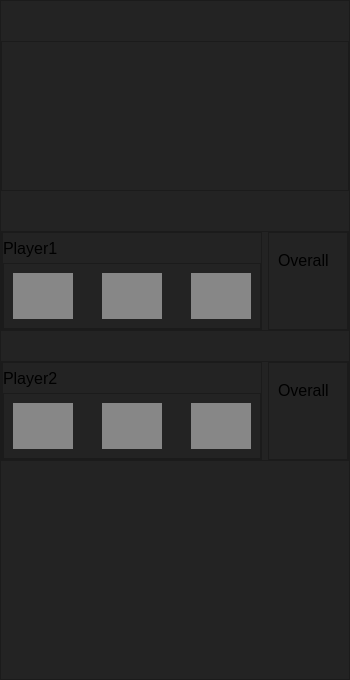
     <widget class="QFrame" name="Scores_Bg">
      <property name="sizePolicy">
       <sizepolicy hsizetype="Preferred" vsizetype="Preferred">
        <horstretch>0</horstretch>
        <verstretch>0</verstretch>
       </sizepolicy>
      </property>
      <property name="maximumSize">
       <size>
        <width>350</width>
        <height>16777215</height>
       </size>
      </property>
      <property name="styleSheet">
       <string notr="true">background-color: rgb(35, 35, 35);</string>
      </property>
      <property name="frameShape">
       <enum>QFrame::StyledPanel</enum>
      </property>
      <property name="frameShadow">
       <enum>QFrame::Raised</enum>
      </property>
      <layout class="QVBoxLayout" name="verticalLayout">
       <property name="spacing">
        <number>0</number>
       </property>
       <property name="leftMargin">
        <number>0</number>
       </property>
       <property name="topMargin">
        <number>0</number>
       </property>
       <property name="rightMargin">
        <number>0</number>
       </property>
       <property name="bottomMargin">
        <number>0</number>
       </property>
       <item>
        <spacer name="verticalSpacer_2">
         <property name="orientation">
          <enum>Qt::Vertical</enum>
         </property>
         <property name="sizeType">
          <enum>QSizePolicy::Fixed</enum>
         </property>
         <property name="sizeHint" stdset="0">
          <size>
           <width>20</width>
           <height>40</height>
          </size>
         </property>
        </spacer>
       </item>
       <item>
        <widget class="QFrame" name="frame_3">
         <property name="minimumSize">
          <size>
           <width>0</width>
           <height>150</height>
          </size>
         </property>
         <property name="frameShape">
          <enum>QFrame::StyledPanel</enum>
         </property>
         <property name="frameShadow">
          <enum>QFrame::Raised</enum>
         </property>
         <layout class="QHBoxLayout" name="horizontalLayout_6">
          <item>
           <widget class="QLabel" name="label">
            <property name="maximumSize">
             <size>
              <width>200</width>
              <height>200</height>
             </size>
            </property>
            <property name="styleSheet">
             <string notr="true">color: rgb(255, 255, 255);

selection-background-color: rgb(255, 255, 255);</string>
            </property>
            <property name="text">
             <string/>
            </property>
            <property name="pixmap">
             <pixmap>icons/darts-logo_white.png</pixmap>
            </property>
            <property name="scaledContents">
             <bool>true</bool>
            </property>
           </widget>
          </item>
         </layout>
        </widget>
       </item>
       <item>
        <spacer name="verticalSpacer_5">
         <property name="orientation">
          <enum>Qt::Vertical</enum>
         </property>
         <property name="sizeHint" stdset="0">
          <size>
           <width>20</width>
           <height>40</height>
          </size>
         </property>
        </spacer>
       </item>
       <item>
        <widget class="QFrame" name="player_frame">
         <property name="minimumSize">
          <size>
           <width>0</width>
           <height>100</height>
          </size>
         </property>
         <property name="frameShape">
          <enum>QFrame::StyledPanel</enum>
         </property>
         <property name="frameShadow">
          <enum>QFrame::Raised</enum>
         </property>
         <layout class="QHBoxLayout" name="horizontalLayout_2">
          <property name="leftMargin">
           <number>0</number>
          </property>
          <property name="topMargin">
           <number>0</number>
          </property>
          <property name="rightMargin">
           <number>0</number>
          </property>
          <property name="bottomMargin">
           <number>0</number>
          </property>
          <item>
           <widget class="QFrame" name="name_and_round_scores">
            <property name="minimumSize">
             <size>
              <width>250</width>
              <height>0</height>
             </size>
            </property>
            <property name="frameShape">
             <enum>QFrame::StyledPanel</enum>
            </property>
            <property name="frameShadow">
             <enum>QFrame::Raised</enum>
            </property>
            <layout class="QVBoxLayout" name="verticalLayout_3">
             <property name="spacing">
              <number>0</number>
             </property>
             <property name="leftMargin">
              <number>0</number>
             </property>
             <property name="topMargin">
              <number>0</number>
             </property>
             <property name="rightMargin">
              <number>0</number>
             </property>
             <property name="bottomMargin">
              <number>0</number>
             </property>
             <item>
              <widget class="QLabel" name="label_3">
               <property name="minimumSize">
                <size>
                 <width>20</width>
                 <height>20</height>
                </size>
               </property>
               <property name="maximumSize">
                <size>
                 <width>16777215</width>
                 <height>30</height>
                </size>
               </property>
               <property name="font">
                <font>
                 <pointsize>12</pointsize>
                </font>
               </property>
               <property name="text">
                <string>Player1</string>
               </property>
              </widget>
             </item>
             <item>
              <widget class="QFrame" name="frame">
               <property name="frameShape">
                <enum>QFrame::StyledPanel</enum>
               </property>
               <property name="frameShadow">
                <enum>QFrame::Raised</enum>
               </property>
               <layout class="QHBoxLayout" name="horizontalLayout_3">
                <item>
                 <widget class="QLabel" name="player1_1">
                  <property name="minimumSize">
                   <size>
                    <width>60</width>
                    <height>0</height>
                   </size>
                  </property>
                  <property name="font">
                   <font>
                    <pointsize>12</pointsize>
                   </font>
                  </property>
                  <property name="styleSheet">
                   <string notr="true">background-color: rgb(135, 135, 135);</string>
                  </property>
                  <property name="text">
                   <string/>
                  </property>
                 </widget>
                </item>
                <item>
                 <spacer name="horizontalSpacer_2">
                  <property name="orientation">
                   <enum>Qt::Horizontal</enum>
                  </property>
                  <property name="sizeHint" stdset="0">
                   <size>
                    <width>40</width>
                    <height>20</height>
                   </size>
                  </property>
                 </spacer>
                </item>
                <item>
                 <widget class="QLabel" name="player1_2">
                  <property name="minimumSize">
                   <size>
                    <width>60</width>
                    <height>0</height>
                   </size>
                  </property>
                  <property name="font">
                   <font>
                    <pointsize>12</pointsize>
                   </font>
                  </property>
                  <property name="styleSheet">
                   <string notr="true">background-color: rgb(135, 135, 135);</string>
                  </property>
                  <property name="text">
                   <string/>
                  </property>
                 </widget>
                </item>
                <item>
                 <spacer name="horizontalSpacer_3">
                  <property name="orientation">
                   <enum>Qt::Horizontal</enum>
                  </property>
                  <property name="sizeHint" stdset="0">
                   <size>
                    <width>40</width>
                    <height>20</height>
                   </size>
                  </property>
                 </spacer>
                </item>
                <item>
                 <widget class="QLabel" name="player1_3">
                  <property name="minimumSize">
                   <size>
                    <width>60</width>
                    <height>0</height>
                   </size>
                  </property>
                  <property name="font">
                   <font>
                    <pointsize>12</pointsize>
                   </font>
                  </property>
                  <property name="styleSheet">
                   <string notr="true">background-color: rgb(135, 135, 135);</string>
                  </property>
                  <property name="text">
                   <string/>
                  </property>
                 </widget>
                </item>
               </layout>
              </widget>
             </item>
            </layout>
           </widget>
          </item>
          <item>
           <spacer name="horizontalSpacer">
            <property name="orientation">
             <enum>Qt::Horizontal</enum>
            </property>
            <property name="sizeHint" stdset="0">
             <size>
              <width>1</width>
              <height>20</height>
             </size>
            </property>
           </spacer>
          </item>
          <item>
           <widget class="QFrame" name="overall_score_and_counter">
            <property name="minimumSize">
             <size>
              <width>80</width>
              <height>0</height>
             </size>
            </property>
            <property name="frameShape">
             <enum>QFrame::StyledPanel</enum>
            </property>
            <property name="frameShadow">
             <enum>QFrame::Raised</enum>
            </property>
            <layout class="QVBoxLayout" name="verticalLayout_2">
             <item>
              <widget class="QLabel" name="player1_overall">
               <property name="font">
                <font>
                 <pointsize>12</pointsize>
                </font>
               </property>
               <property name="styleSheet">
                <string notr="true"/>
               </property>
               <property name="text">
                <string>Overall</string>
               </property>
              </widget>
             </item>
             <item>
              <widget class="QLabel" name="player1_sum_round">
               <property name="font">
                <font>
                 <pointsize>12</pointsize>
                </font>
               </property>
               <property name="text">
                <string/>
               </property>
              </widget>
             </item>
            </layout>
           </widget>
          </item>
         </layout>
        </widget>
       </item>
       <item>
        <spacer name="verticalSpacer">
         <property name="orientation">
          <enum>Qt::Vertical</enum>
         </property>
         <property name="sizeType">
          <enum>QSizePolicy::Fixed</enum>
         </property>
         <property name="sizeHint" stdset="0">
          <size>
           <width>20</width>
           <height>30</height>
          </size>
         </property>
        </spacer>
       </item>
       <item>
        <widget class="QFrame" name="player_frame_2">
         <property name="minimumSize">
          <size>
           <width>0</width>
           <height>100</height>
          </size>
         </property>
         <property name="frameShape">
          <enum>QFrame::StyledPanel</enum>
         </property>
         <property name="frameShadow">
          <enum>QFrame::Raised</enum>
         </property>
         <layout class="QHBoxLayout" name="horizontalLayout_4">
          <property name="leftMargin">
           <number>0</number>
          </property>
          <property name="topMargin">
           <number>0</number>
          </property>
          <property name="rightMargin">
           <number>0</number>
          </property>
          <property name="bottomMargin">
           <number>0</number>
          </property>
          <item>
           <widget class="QFrame" name="name_and_round_scores_2">
            <property name="minimumSize">
             <size>
              <width>250</width>
              <height>0</height>
             </size>
            </property>
            <property name="frameShape">
             <enum>QFrame::StyledPanel</enum>
            </property>
            <property name="frameShadow">
             <enum>QFrame::Raised</enum>
            </property>
            <layout class="QVBoxLayout" name="verticalLayout_4">
             <property name="spacing">
              <number>0</number>
             </property>
             <property name="leftMargin">
              <number>0</number>
             </property>
             <property name="topMargin">
              <number>0</number>
             </property>
             <property name="rightMargin">
              <number>0</number>
             </property>
             <property name="bottomMargin">
              <number>0</number>
             </property>
             <item>
              <widget class="QLabel" name="label_7">
               <property name="minimumSize">
                <size>
                 <width>20</width>
                 <height>20</height>
                </size>
               </property>
               <property name="maximumSize">
                <size>
                 <width>16777215</width>
                 <height>30</height>
                </size>
               </property>
               <property name="font">
                <font>
                 <pointsize>12</pointsize>
                </font>
               </property>
               <property name="text">
                <string>Player2</string>
               </property>
              </widget>
             </item>
             <item>
              <widget class="QFrame" name="frame_2">
               <property name="frameShape">
                <enum>QFrame::StyledPanel</enum>
               </property>
               <property name="frameShadow">
                <enum>QFrame::Raised</enum>
               </property>
               <layout class="QHBoxLayout" name="horizontalLayout_5">
                <item>
                 <widget class="QLabel" name="player2_1">
                  <property name="minimumSize">
                   <size>
                    <width>60</width>
                    <height>0</height>
                   </size>
                  </property>
                  <property name="font">
                   <font>
                    <pointsize>12</pointsize>
                   </font>
                  </property>
                  <property name="styleSheet">
                   <string notr="true">background-color: rgb(135, 135, 135);</string>
                  </property>
                  <property name="text">
                   <string/>
                  </property>
                 </widget>
                </item>
                <item>
                 <spacer name="horizontalSpacer_4">
                  <property name="orientation">
                   <enum>Qt::Horizontal</enum>
                  </property>
                  <property name="sizeHint" stdset="0">
                   <size>
                    <width>40</width>
                    <height>20</height>
                   </size>
                  </property>
                 </spacer>
                </item>
                <item>
                 <widget class="QLabel" name="player2_2">
                  <property name="minimumSize">
                   <size>
                    <width>60</width>
                    <height>0</height>
                   </size>
                  </property>
                  <property name="font">
                   <font>
                    <pointsize>12</pointsize>
                   </font>
                  </property>
                  <property name="styleSheet">
                   <string notr="true">background-color: rgb(135, 135, 135);</string>
                  </property>
                  <property name="text">
                   <string/>
                  </property>
                 </widget>
                </item>
                <item>
                 <spacer name="horizontalSpacer_5">
                  <property name="orientation">
                   <enum>Qt::Horizontal</enum>
                  </property>
                  <property name="sizeHint" stdset="0">
                   <size>
                    <width>40</width>
                    <height>20</height>
                   </size>
                  </property>
                 </spacer>
                </item>
                <item>
                 <widget class="QLabel" name="player2_3">
                  <property name="minimumSize">
                   <size>
                    <width>60</width>
                    <height>0</height>
                   </size>
                  </property>
                  <property name="font">
                   <font>
                    <pointsize>12</pointsize>
                   </font>
                  </property>
                  <property name="styleSheet">
                   <string notr="true">background-color: rgb(135, 135, 135);</string>
                  </property>
                  <property name="text">
                   <string/>
                  </property>
                 </widget>
                </item>
               </layout>
              </widget>
             </item>
            </layout>
           </widget>
          </item>
          <item>
           <spacer name="horizontalSpacer_6">
            <property name="orientation">
             <enum>Qt::Horizontal</enum>
            </property>
            <property name="sizeHint" stdset="0">
             <size>
              <width>1</width>
              <height>20</height>
             </size>
            </property>
           </spacer>
          </item>
          <item>
           <widget class="QFrame" name="overall_score_and_counter_2">
            <property name="minimumSize">
             <size>
              <width>80</width>
              <height>0</height>
             </size>
            </property>
            <property name="frameShape">
             <enum>QFrame::StyledPanel</enum>
            </property>
            <property name="frameShadow">
             <enum>QFrame::Raised</enum>
            </property>
            <layout class="QVBoxLayout" name="verticalLayout_5">
             <item>
              <widget class="QLabel" name="player2_overall">
               <property name="font">
                <font>
                 <pointsize>12</pointsize>
                </font>
               </property>
               <property name="text">
                <string>Overall</string>
               </property>
              </widget>
             </item>
             <item>
              <widget class="QLabel" name="player2_sum_round">
               <property name="font">
                <font>
                 <pointsize>12</pointsize>
                </font>
               </property>
               <property name="text">
                <string/>
               </property>
              </widget>
             </item>
            </layout>
           </widget>
          </item>
         </layout>
        </widget>
       </item>
       <item>
        <spacer name="verticalSpacer_4">
         <property name="orientation">
          <enum>Qt::Vertical</enum>
         </property>
         <property name="sizeType">
          <enum>QSizePolicy::Fixed</enum>
         </property>
         <property name="sizeHint" stdset="0">
          <size>
           <width>20</width>
           <height>40</height>
          </size>
         </property>
        </spacer>
       </item>
       <item>
        <widget class="QLabel" name="press_enter_label">
         <property name="font">
          <font>
           <pointsize>12</pointsize>
          </font>
         </property>
         <property name="styleSheet">
          <string notr="true">color: rgb(255, 0, 0);</string>
         </property>
         <property name="text">
          <string/>
         </property>
        </widget>
       </item>
       <item>
        <spacer name="verticalSpacer_3">
         <property name="orientation">
          <enum>Qt::Vertical</enum>
         </property>
         <property name="sizeHint" stdset="0">
          <size>
           <width>20</width>
           <height>160</height>
          </size>
         </property>
        </spacer>
       </item>
      </layout>
     </widget>
